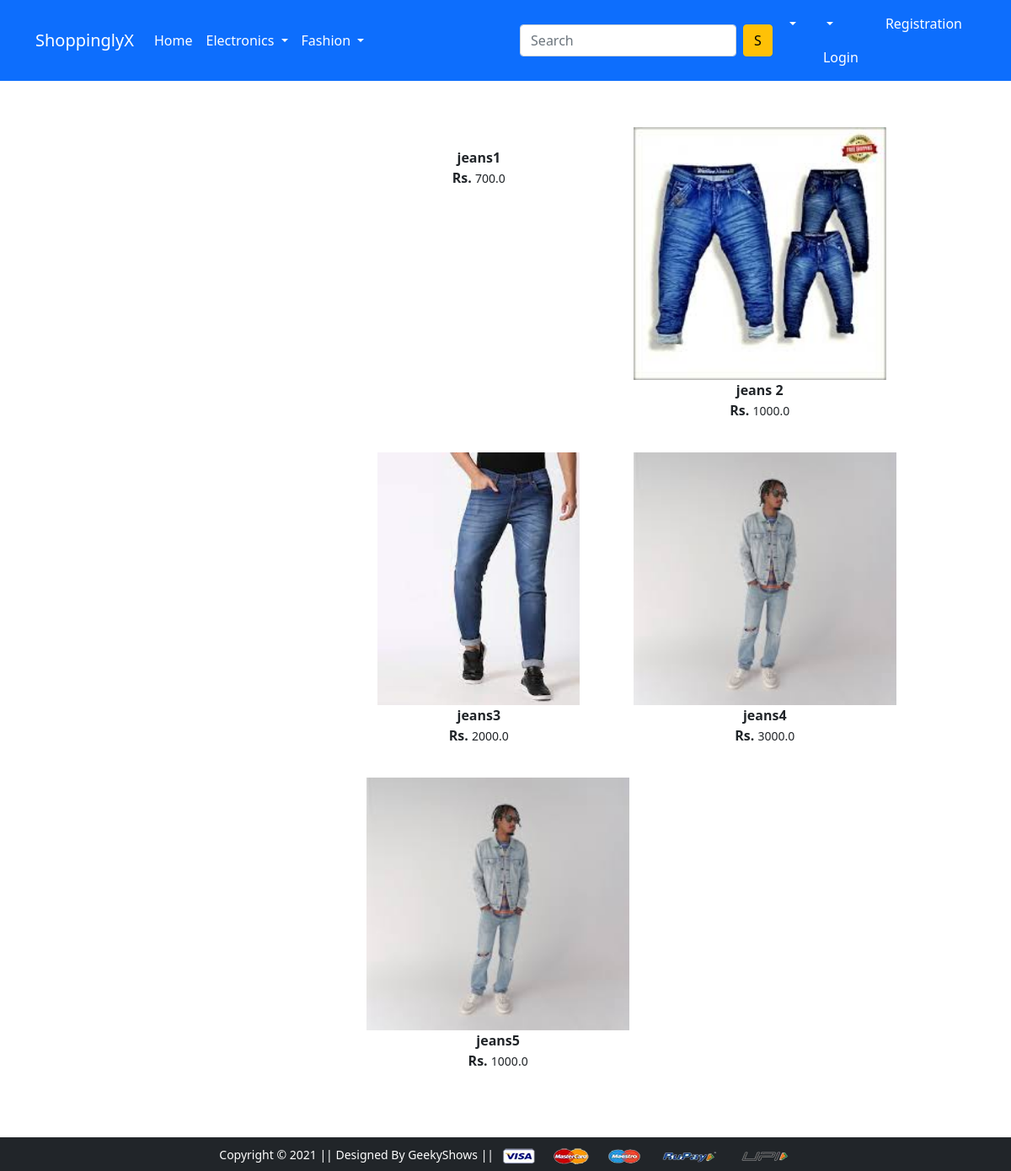
The page /bottowear/ on the database its author committed.
### app/models.py (models this page shows, shortened)
class Product(models.Model):
    title = models.CharField(max_length=100)
    selling_price =models.FloatField()
    discounted_price = models.FloatField()
    brand = models.CharField(max_length=50)
    category = models.CharField(choices=CATEGORY_CHOICES, max_length=2)
    description = models.TextField()
    product_images = models.ImageField(upload_to = 'productimg/')

### app/views.py (the view)
# urls.py: path('bottowear/' , views.bottomwear, name="bottomwear"),
def bottomwear(request ):
        bottomwear = Product.objects.filter(category = 'BW')
        return render(request , 'app/bottomwear.html' ,    {'bottomwear' : bottomwear})

### app/templates/app/bottomwear.html (shortened to what this page needs)
{% extends 'app/base.html' %}
{% load static %}
{% block main-content %}
<div class="container my-5">
    <div class="row">
        <div class="col-sm-3">
        </div>
        <div class="col-sm-8 offset-sm-1">
            <div class="row">
                {% for product in bottomwear %}
                <div class="col-sm-5 text-center mb-4">
                    <a href="{% url 'product-detail' product.id %}" class="btn">
                        <div class="item">
                            <img src="{{product.product_images.url}}" alt="" height="300" class="">
                            <div class="fw-bold"> {{product.title}}</div>
                            <div class="fw-bold">Rs. {{product.discounted_Price}}
                                <small class="fw-light text-decoration-line-throuhg"> {{product.selling_price}}</small>
                            </div>
                        </div>
                    </a>
                </div>
                {% endfor %}
            </div>
        </div>
    </div>
</div>
{% endblock main-content %}

### rows shown on the page
Product: title "jeans1", selling_price "700.0"
Product: product_images (picture), title "jeans 2", selling_price "1000.0"
Product: product_images (picture), title "jeans3", selling_price "2000.0"
Product: product_images (picture), title "jeans4", selling_price "3000.0"
Product: product_images (picture), title "jeans5", selling_price "1000.0"
